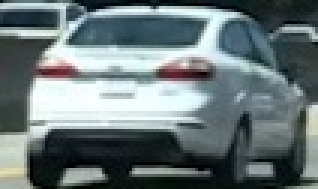
#> input picture lessons/cutout1.jpg, 106 x 63 px (shown 3 times larger); the run also reads 1 picture not shown here
$ jupyter execute --allow-errors lessons_vehicle_tracking.ipynb   (shell and % lines are left out)   (older library calls are emulated)
#> lines starting #> are read from the running program, lines starting #| are printed output that depends on the picture
[cell 1]
import cv2
import matplotlib.pyplot as plt
import matplotlib.image as mpimg
import numpy as np

# Read in the image
image = mpimg.imread('cutout1.jpg')
#> image is the input picture: shape (63, 106, 3); mean R, G, B 105.4, 118.5, 120.3
image.shape

[cell 2]
# Take histograms in R, G, and B
rhist = np.histogram(image[:,:,0], bins=32, range=(0, 256))
ghist = np.histogram(image[:,:,1], bins=32, range=(0, 256))
bhist = np.histogram(image[:,:,2], bins=32, range=(0, 256))
plt.imshow(image)

[cell 3]
# Generating bin centers
bin_edges = rhist[1]
#> bin_edges = 33 values from 0 to 256
bin_centers = (bin_edges[1:]  + bin_edges[0:len(bin_edges)-1])/2
#> bin_centers = 32 values from 4 to 252

[cell 4]
# Plot a figure with all three bar charts
fig = plt.figure(figsize=(12,3))
plt.subplot(131)
plt.bar(bin_centers, rhist[0])
plt.xlim(0, 256)
plt.title('R Histogram')
plt.subplot(132)
plt.bar(bin_centers, ghist[0])
plt.xlim(0, 256)
plt.title('G Histogram')
plt.subplot(133)
plt.bar(bin_centers, bhist[0])
plt.xlim(0, 256)
plt.title('B Histogram')
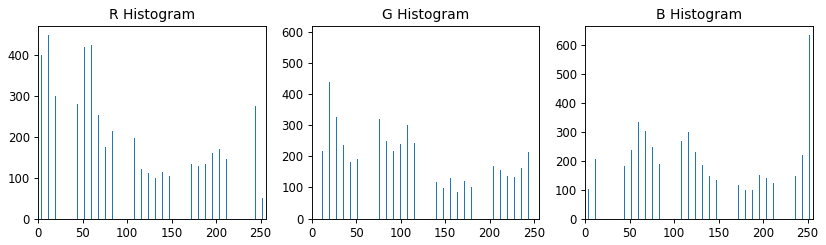
#> figure drawn by matplotlib, 3 panels; panel 1: tallest bar 448 high, from x = 11.6 to 12.4; panel 2: tallest bar 591 high, from x = 251.6 to 252.4; panel 3: tallest bar 634 high, from x = 251.6 to 252.4

[cell 5]
hist_features = np.concatenate((rhist[0], ghist[0], bhist[0]))
#> hist_features = 96 values, max 634 at index 95, min 49 at index 31, mean 208.7
hist_features
#> Out has the same summary as hist_features

[cell 6]
def color_hist_old(img, nbins=32, bins_range=(0, 256)):
    # Compute the histogram of the RGB channels separately
#> called with nbins = 32, bins_range = (0, 256)
    rhist = np.histogram(img[:,:,0], bins=nbins, range=bins_range)
    ghist = np.histogram(img[:,:,1], bins=nbins, range=bins_range)
    bhist = np.histogram(img[:,:,2], bins=nbins, range=bins_range)
    # Generating bin centers
    bin_edges = rhist[1]
#> bin_edges = 33 values from 0 to 256
    bin_centers = (bin_edges[1:]  + bin_edges[0:len(bin_edges)-1])/2
#> bin_centers = 32 values from 4 to 252
    # Concatenate the histograms into a single feature vector
    hist_features = np.concatenate((rhist[0], ghist[0], bhist[0]))
    # Return the individual histograms, bin_centers and feature vector
    return rhist, ghist, bhist, bin_centers, hist_features

[cell 7]
rhist, ghist, bhist, bin_centers, hist_features = color_hist_old(image)

[cell 8]
hist_features
#> Out has the same summary as hist_features

[cell 9]
fig = plt.figure(figsize=(12,3))
plt.subplot(131)
plt.bar(bin_centers, rhist[0])
plt.xlim(0, 256)
plt.title('R Histogram')
plt.subplot(132)
plt.bar(bin_centers, ghist[0])
plt.xlim(0, 256)
plt.title('G Histogram')
plt.subplot(133)
plt.bar(bin_centers, bhist[0])
plt.xlim(0, 256)
plt.title('B Histogram')
fig.tight_layout()
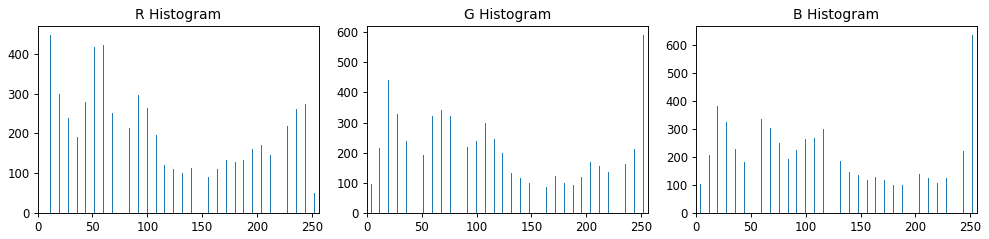
#> figure drawn by matplotlib, 3 panels; panel 1: tallest bar 448 high, from x = 11.6 to 12.4; panel 2: tallest bar 591 high, from x = 251.6 to 252.4; panel 3: tallest bar 634 high, from x = 251.6 to 252.4

[cell 10]
from mpl_toolkits.mplot3d import Axes3D

# [27 lines left out: function plot3d, not called in this run]

[cell 11]
# Read a color image
#img = cv2.imread("000275.png")
import glob
images = []
for filename in glob.glob('./*.png'): #assuming gif
    im = cv2.imread(filename)
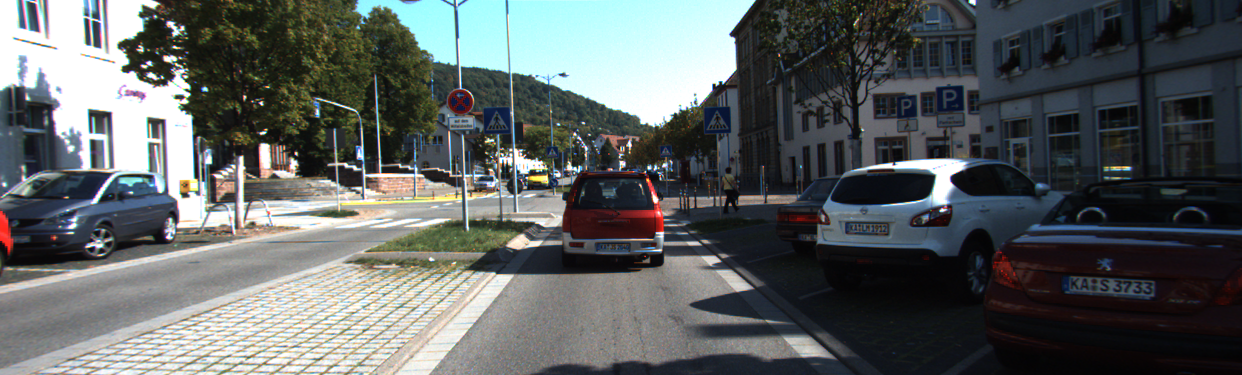
#> input picture lessons/000275.png, 1242 x 375 px
#> im is the input picture: shape (375, 1242, 3); mean B, G, R 96.5, 96.6, 91.8
    images.append(im)
#> (the rest of this cell did not finish here and is left out)

[cell 12]
image = mpimg.imread('test_img.jpg')
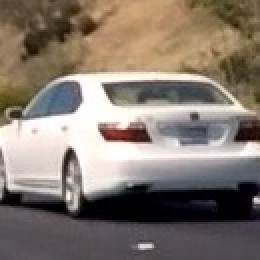
#> input picture lessons/test_img.jpg, 130 x 130 px (shown 2 times larger)
#> image is the input picture: shape (130, 130, 3); mean R, G, B 132.3, 121, 111.2
small_img = cv2.resize(image, (32, 32))
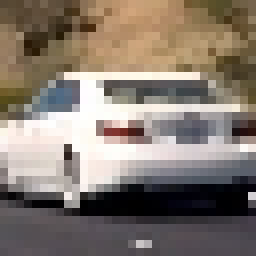
#> small_img: shape (32, 32, 3) (shown 8 times larger); mean R, G, B 132.9, 121.6, 111.7
print(image.shape)
#| (130, 130, 3)
print(small_img.shape)
#| (32, 32, 3)
#> (the rest of the program and of its run is left out)
